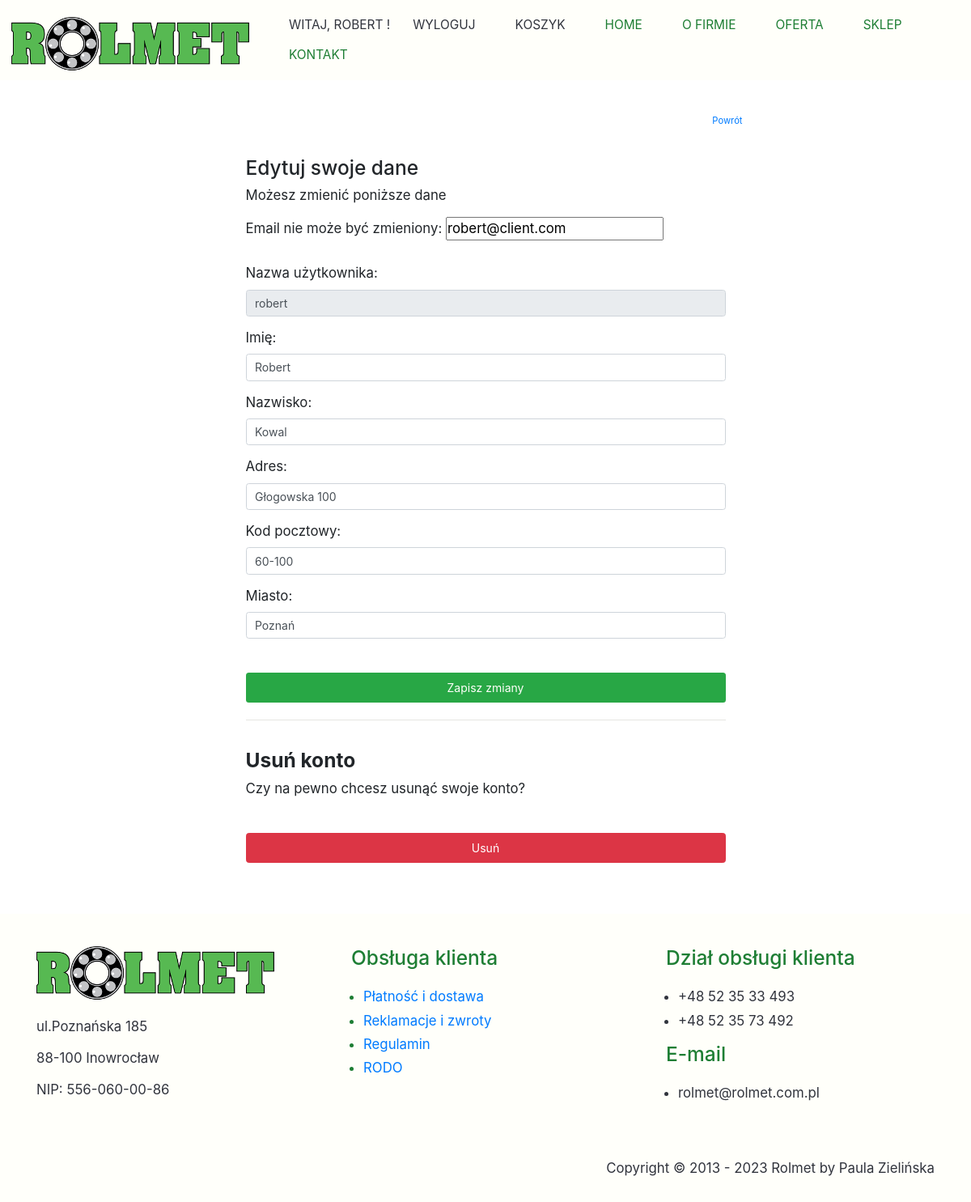
/account/profile/edit/ (signed in), run on the app's committed database.
### account/models.py (models this page shows, shortened)
class UserBase(AbstractBaseUser, PermissionsMixin):
    email = models.EmailField(_('email address'), unique=True)
    user_name = models.CharField(max_length=150, unique=True)
    first_name = models.CharField(max_length=100, blank=True)
    last_name = models.CharField(max_length=150, blank=True)
    address = models.CharField(max_length=150, blank=True)
    postal_code = models.CharField(max_length=20, blank=True)
    city = models.CharField(max_length=150, blank=True)
    created = models.DateTimeField(auto_now_add=True)
    updated = models.DateTimeField(auto_now=True)
    is_active = models.BooleanField(default=False)
    is_staff = models.BooleanField(default=False)
    objects = CustomAccountManager()
    USERNAME_FIELD = 'email'
    REQUIRED_FIELDS = ['user_name']
    class Meta:
        verbose_name = "Accounts"
        verbose_name_plural = "Accounts"

### account/views.py (the view)
# urls.py: path('profile/edit/', views.edit_details, name='edit_details'),
@login_required
def edit_details(request):
    if request.method == 'POST':
        form = UserEditForm(instance=request.user, data=request.POST)
        if form.is_valid():
            form.save()
            message = "Dane zostały pomyślnie zapisane"
            return render(request, 'account/user/dashboard.html', {'message': message})
    else:
        form = UserEditForm(instance=request.user)
    return render(request, 'account/user/edit_details.html', {'form': form})

### cart/context_processors.py (called while the page is built)
def cart(request):
    return {'cart': Cart(request)}

### account/templates/account/user/edit_details.html (shortened to what this page needs)
{% extends "__base__.html" %}
{% block content %}
    <div class="container-fluid">
        <div class="row no-gutter">
            <div class="col-md-12">
                <div class="login d-flex align-items-center py-5">
                    <div class="container">
                        <div class="row">
                            <div class="col-12 col-lg-7 mx-auto">
                                <p class="small text-right pt-0">
                                        <a href="{%  url 'account:dashboard' %}"> Powrót</a>
                                </p>
                                <form class="account-form px-4 pt-4" method="post" enctype="multipart/form-data">
                                    {%  if form.is_valid %}
                                    <div class="alert alert-primary" role="alert">
                                        Dane zostały pomyślnie zmienione!
                                    </div>
                                    <p class="small text-center pt-0">
                                        <a href="{%  url 'account:dashboard' %}"> Powrót</a>
                                    </p>
                                    {% else %}
                                    <h3> Edytuj swoje dane</h3>
                                    <p> Możesz zmienić poniższe dane</p>
                                    {% endif %}
                                        {{ form.as_p }}
                                    <button class="btn btn-color btn-block py-2 mb-4 mt-5 fw-bold w-100" type="submit"
                                    value="Zapisz zmiany">Zapisz zmiany</button>
                                <hr class="mb-3">
                                </form>
                            <form class="account-form px-4" action="{%  url "account:delete_user" %}" method="post">
                                <p class="h3 pt-4 font-weight-bold">Usuń konto</p>
                                <p> Czy na pewno chcesz usunąć swoje konto?</p>
                                <button type="submit" role="button" class="btn btn-danger btn-block py-2 mb-4 mt-5 fw-bold w-100">Usuń</button>
                            </form>
                            </div>
                        </div>
                    </div>
                </div>
            </div>
        </div>
    </div>
{%  endblock %}

### shoprolmet/templates/__base__.html (shortened to what this page needs)
{% load static %}
<html lang="en">
<head>
    <link rel="stylesheet" type="text/css" href="{% static 'css/style.css' %}">
    <link rel="stylesheet" href="https://use.fontawesome.com/releases/v5.5.0/css/all.css">
    <link rel="stylesheet" href="https://stackpath.bootstrapcdn.com/bootstrap/4.1.3/css/bootstrap.min.css"
>
</head>
<body>
    <header class="page-header">
        <nav class="navbar navbar-expand-lg justify-content-around">
            <a href="/" class="navbar-brand main-logo">
                <img src="/static/images/rolmet-logo.png" alt="logo">
            </a>
            <ul class="nav no-underline text-uppercase">
                <li class="nav-item ml-4">
                    {% if user.is_authenticated %}
                        <li>
                            <a class="nav-link color-header" href="{% url 'account:dashboard' %}"> Witaj, {{ user.first_name }} !</a>
                        </li>
                        <li>
                            <a class="nav-link color-header" href="{%  url "account:logout" %}"> Wyloguj </a>
                        </li>
                    {% endif %}
                </li>
                <li class="nav-item ml-4">
                    <a class="nav-link color-header" href="/view/"> koszyk </a>
                </li>
                <li class="nav-item ml-4">
                    <a class="nav-link" href="/"> HOME </a>
                </li>
                <li class="nav-item ml-4">
                    <a class="nav-link" href="/about/"> O FIRMIE </a>
                </li>
                <li class="nav-item ml-4">
                    <a class="nav-link" href="/offer/"> OFERTA </a>
                </li>
                <li class="nav-item ml-4">
                    <a class="nav-link" href="/shop/"> SKLEP </a>
                </li>
                <li class="nav-item ml-4">
                    <a class="nav-link" href="/contact/"> KONTAKT </a>
                </li>
            </ul>
        </nav>
    </header>
    {% block content %} {% endblock content %}
    <section class="last-info-section padding-small" id="contact">
        <div class="container">
            <div class="row">
                <div class="col text-color-lighter noMargin">
                    <h3 class="mb-4"><img src="/static/images/rolmet-logo.png" alt="logo"></h3>
                    <p> ul.Poznańska 185 </p>
                    <p> 88-100 Inowrocław </p>
                    <p> NIP: 556-060-00-86</p>
                </div>
                <div class="col pl-4 ml-4">
                    <h3 class="mb-4">Obsługa klienta</h3>
                    <ul class="container ">
                        <li><a href="#">Płatność i dostawa</a></li>
                        <li><a href="#">Reklamacje i zwroty</a></li>
                        <li><a href="#">Regulamin</a></li>
                        <li><a href="#">RODO</a></li>
                    </ul>
                </div>
                <div class="col pl-4 ml-4">
                    <h3 class="mb-4">
                        Dział obsługi klienta
                    </h3>
                    <ul class="container text-color-lighter">
                        <li>+48 52 35 33 493</li>
                        <li>+48 52 35 73 492</li>
                    </ul>
                    <h3 class="mb-4">E-mail</h3>
                    <ul class="container text-color-lighter">
                        <li>rolmet@rolmet.com.pl</li>
                    </ul>
                </div>
            </div>
        </div>
    </section>
    <footer class="footer-section pt-3 pb-3">
        <div class="container text-right">
            <p class="text-color-lighter">
                Copyright © 2013 - 2023 Rolmet by Paula Zielińska
            </p>
        </div>
    </footer>
</body>
</html>

### static/css/style.css (style rules this page uses)
:root { --link-color: #31343d; --light-link-color: #1e7e34; --background-color: #fffffa; --lighter-background-color: #fffffa; --lighter-text-color: #31343d; --dark-text: #000000; --blue: #007bff; --yellow: #ffc107; --green: #1e7e34; font-size: 14px; }
* { margin: 0; padding: 0; box-sizing: border-box; }
html { min-height: 90%; }
body { font-family: "Open Sans", sans-serif; font-weight: 400; }
p { font-size: 1.2rem; }
.noMargin { margin: 0; }
.btn-color { background-color: var(--green); color: #fffffa; font-weight: 600; font-size: 20px; padding: 8px 18px; }
hr { border: 0; margin-bottom: 4px; clear:both; display:block; width: 100%; background-color:var(--background-color); height: 1px; }
.text-color-lighter { color: var(--lighter-text-color); }
.color-header { color: var(--link-color); }
.nav-link.color-header { color: var(--link-color) !important; }
.padding-small { padding: 40px 0; }
.page-header { background: var(--background-color); }
.nav-link { color: var(--light-link-color)!important; font-size: 1.1rem; }
.main-logo { font-family: "Charmonman", cursive; display: inline-block; color: var(--light-link-color)!important; margin-top: 10px; font-size: 2.7rem; font-weight: 600; }
.last-info-section { background: var(--lighter-background-color); color: var(--light-link-color); font-size: 1.2rem; }
.last-info-section li { font-size: 1.2rem; margin: 4px 0; }
.footer-section { background: var(--background-color); }

### data on the page
UserBase: first_name "ROBERT", email "robert@client.com", user_name "robert", first_name "Robert", last_name "Kowal", address "Głogowska 100", postal_code "60-100", city "Poznań"
